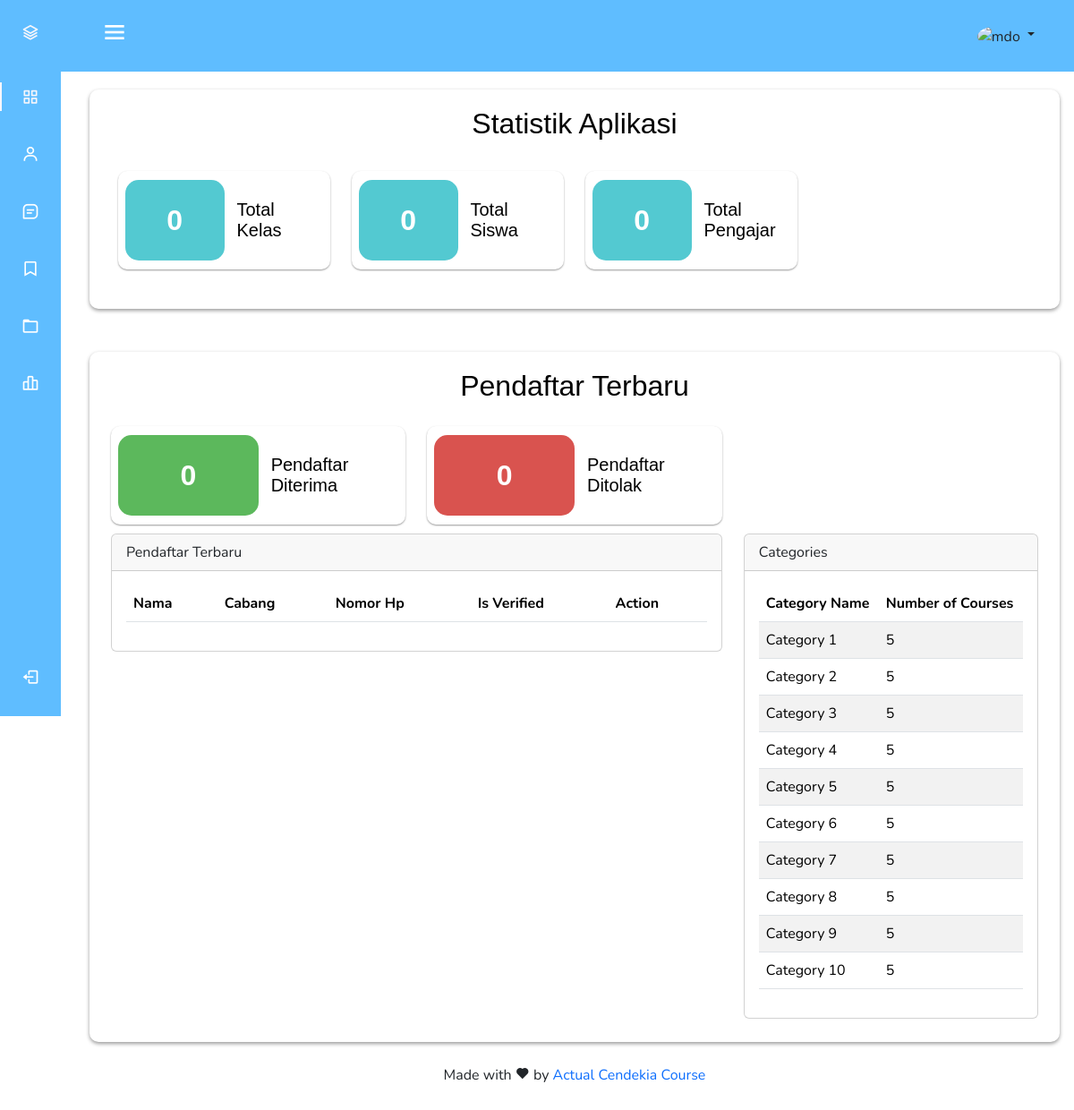
/admin/dashboard.php, run on an earlier commit of the app's database.
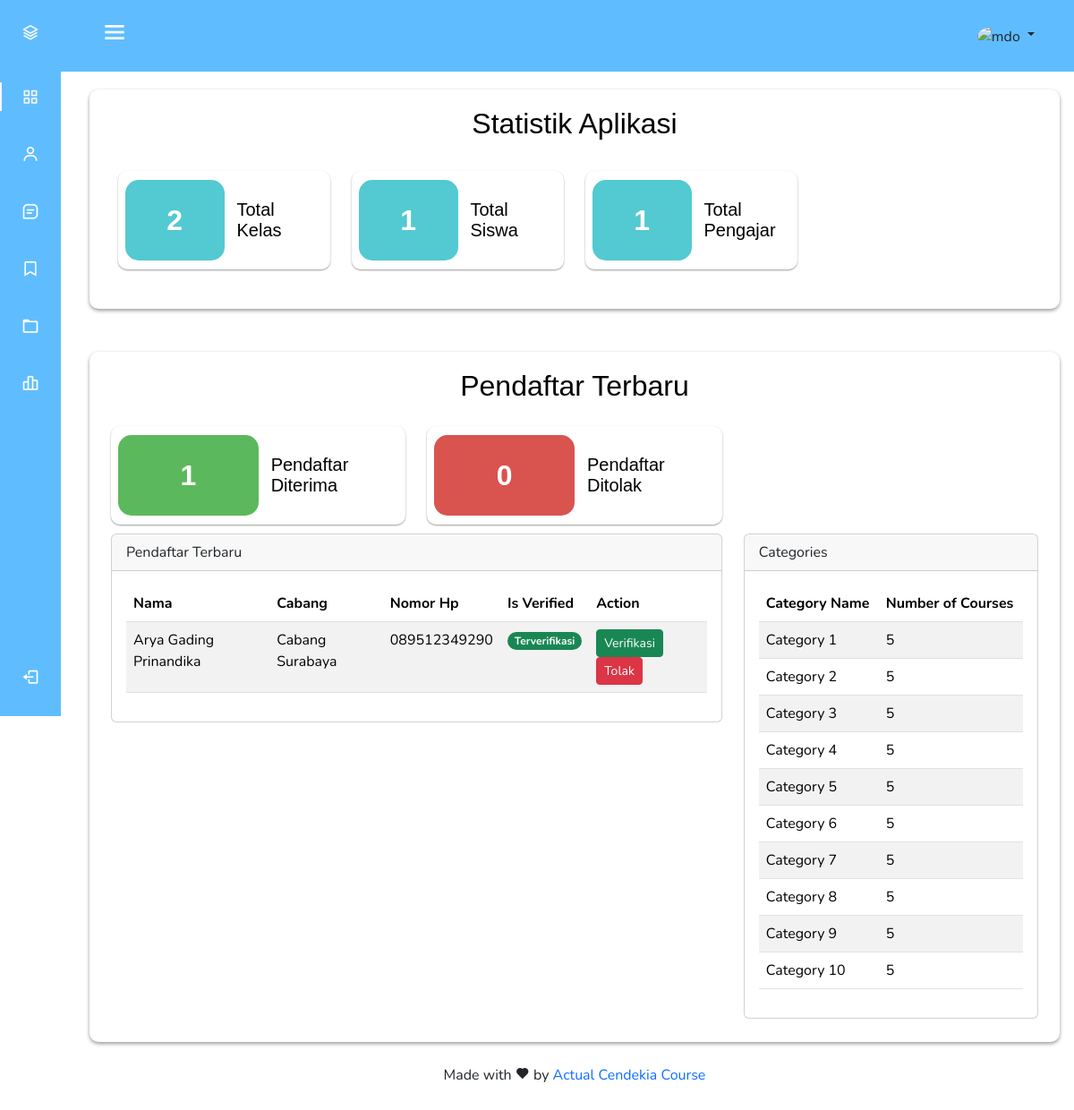
And on a later commit of the database.
### tables this page shows
CREATE TABLE `pembayaran` (
  `id` int NOT NULL,
  `siswa_id` int NOT NULL,
  `cabang_id` int NOT NULL,
  `total` double NOT NULL,
  `deskripsi` varchar(255) DEFAULT NULL,
  `bukti_pembayaran` varchar(255) NOT NULL,
  `is_verified` tinyint(1) NOT NULL DEFAULT '0',
  `verified_by` int DEFAULT NULL,
  `created_at` timestamp NOT NULL DEFAULT CURRENT_TIMESTAMP,
  `updated_at` timestamp NULL DEFAULT NULL
);

CREATE TABLE `siswas` (
  `id` int NOT NULL,
  `nama` varchar(150) NOT NULL,
  `tanggal_lahir` date NOT NULL,
  `alamat` varchar(255) NOT NULL,
  `no_hp` varchar(15) NOT NULL,
  `riwayat_belajar` text NOT NULL,
  `user_id` int NOT NULL,
  `created_at` timestamp NOT NULL DEFAULT CURRENT_TIMESTAMP,
  `updated_at` timestamp NULL DEFAULT NULL
);

CREATE TABLE `cabang` (
  `id` int NOT NULL,
  `nama` varchar(255) NOT NULL,
  `kota` varchar(255) NOT NULL,
  `alamat` varchar(255) NOT NULL,
  `kontak` varchar(255) DEFAULT NULL,
  `created_at` timestamp NOT NULL DEFAULT CURRENT_TIMESTAMP,
  `updated_at` timestamp NULL DEFAULT NULL
);

### admin/dashboard.php (the view, shortened to what the changed rows need)
<?php
include_once '../connection.php';
$query_kelas = 'SELECT COUNT(*) AS total_kelas FROM kelas';
$result_kelas = mysqli_query($connect, $query_kelas);
$total_kelas = mysqli_fetch_assoc($result_kelas)['total_kelas'];
$query_siswa = 'SELECT COUNT(*) AS total_siswa FROM siswas s join pembayaran p on s.id = p.siswa_id WHERE p.is_verified = 1';
$result_siswa = mysqli_query($connect, $query_siswa);
$total_siswa = mysqli_fetch_assoc($result_siswa)['total_siswa'];
$query_pengajar = 'SELECT COUNT(*) AS total_pengajar FROM pengajar';
$result_pengajar = mysqli_query($connect, $query_pengajar);
$total_pengajar = mysqli_fetch_assoc($result_pengajar)['total_pengajar'];
$query_diterima = 'SELECT COUNT(*) as diterima from pembayaran where is_verified = true';
$result_diterima = mysqli_query($connect, $query_diterima);
$diterima = mysqli_fetch_assoc($result_diterima)['diterima'];
$query_pendaftar = 'SELECT p.id as id,s.nama as siswa_nama ,c.nama as cabang_nama, s.no_hp, p.is_verified FROM siswas s join pembayaran p on s.id = p.siswa_id join cabang c on p.cabang_id = c.id ORDER BY s.created_at DESC';
$result_pendaftar = mysqli_query($connect, $query_pendaftar);
$pendaftar = mysqli_fetch_all($result_pendaftar, MYSQLI_ASSOC);
require_once '../template/header.php';
?>
<div class="container container-boxed main-content">
    <div class="row p-4">
        <div class="col-md-3">
            <div class="card-statistic">
                <div class="card-statistic-number csn-info"><?php echo $total_kelas; ?></div>
                <div class="card-statistic-text">Total Kelas</div>
            </div>
        </div>
        <div class="col-md-3">
            <div class="card-statistic">
                <div class="card-statistic-number csn-info"><?php echo $total_siswa; ?></div>
                <div class="card-statistic-text">Total Siswa</div>
            </div>
        </div>
        <div class="col-md-3">
            <div class="card-statistic">
                <div class="card-statistic-number csn-info"><?php echo $total_pengajar; ?></div>
                <div class="card-statistic-text">Total Pengajar</div>
            </div>
        </div>
    </div>
</div>
<div class="container container-boxed mt-5">
    <div class="row p-3">
        <div class="col-md-4">
            <div class="card-statistic">
                <div class="card-statistic-number csn-success"><?php echo $diterima; ?></div>
                <div class="card-statistic-text">Pendaftar Diterima</div>
            </div>
        </div>
        <div class="col-md-8">
            <div class="card">
                <div class="card-body">
                    <table class="table table-striped table-responsive">
                        <thead>
                            <tr>
                                <th scope="col">Nama</th>
                                <th scope="col">Cabang</th>
                                <th scope="col">Nomor Hp</th>
                                <th scope="col">Is Verified</th>
                                <th scope="col">Action</th>
                            </tr>
                        </thead>
                        <tbody>
                            <?php foreach ($pendaftar as $pendaftar) { ?>
                            <tr>
                                <td><?php echo $pendaftar['siswa_nama']; ?></td>
                                <td><?php echo $pendaftar['cabang_nama']; ?></td>
                                <td><?php echo $pendaftar['no_hp']; ?></td>
                                <td><?php echo $pendaftar['is_verified'] ? '<span class="badge rounded-pill text-bg-success">Terverifikasi</span>' : '<span class="badge rounded-pill text-bg-danger">Not Verified</span>'; ?>
                                </td>
                                <td>
                                    <a href="verifikasi.php?id=<?php echo $pendaftar['id']; ?>"
                                        class="btn btn-success btn-sm">Verifikasi</a>
                                    <a href="tolak.php?id=<?php echo $pendaftar['id']; ?>"
                                        class="btn btn-danger btn-sm">Tolak</a>
                                </td>
                            </tr>
                            <?php } ?>
                        </tbody>
                    </table>
                </div>
            </div>
        </div>
        <div class="col-md-4">
            <div class="card">
                <div class="card-body">
                    <table class="table table-striped">
                        <thead>
                            <tr>
                                <th scope="col">Category Name</th>
                                <th scope="col">Number of Courses</th>
                            </tr>
                        </thead>
                    </table>
                </div>
            </div>
        </div>
    </div>
</div>
<?php require_once '../template/footer.php'; ?>

What changed in the data, as far as the page shows it:
added pembayaran: siswa.nama "Arya Gading Prinandika", cabang.nama "Cabang Surabaya", siswa.no_hp "089512349290", is_verified "Terverifikasi"
Also different on the page:
$total_kelas: "0" → "2"
$total_siswa: "0" → "1"
$total_pengajar: "0" → "1"
$diterima: "0" → "1"
